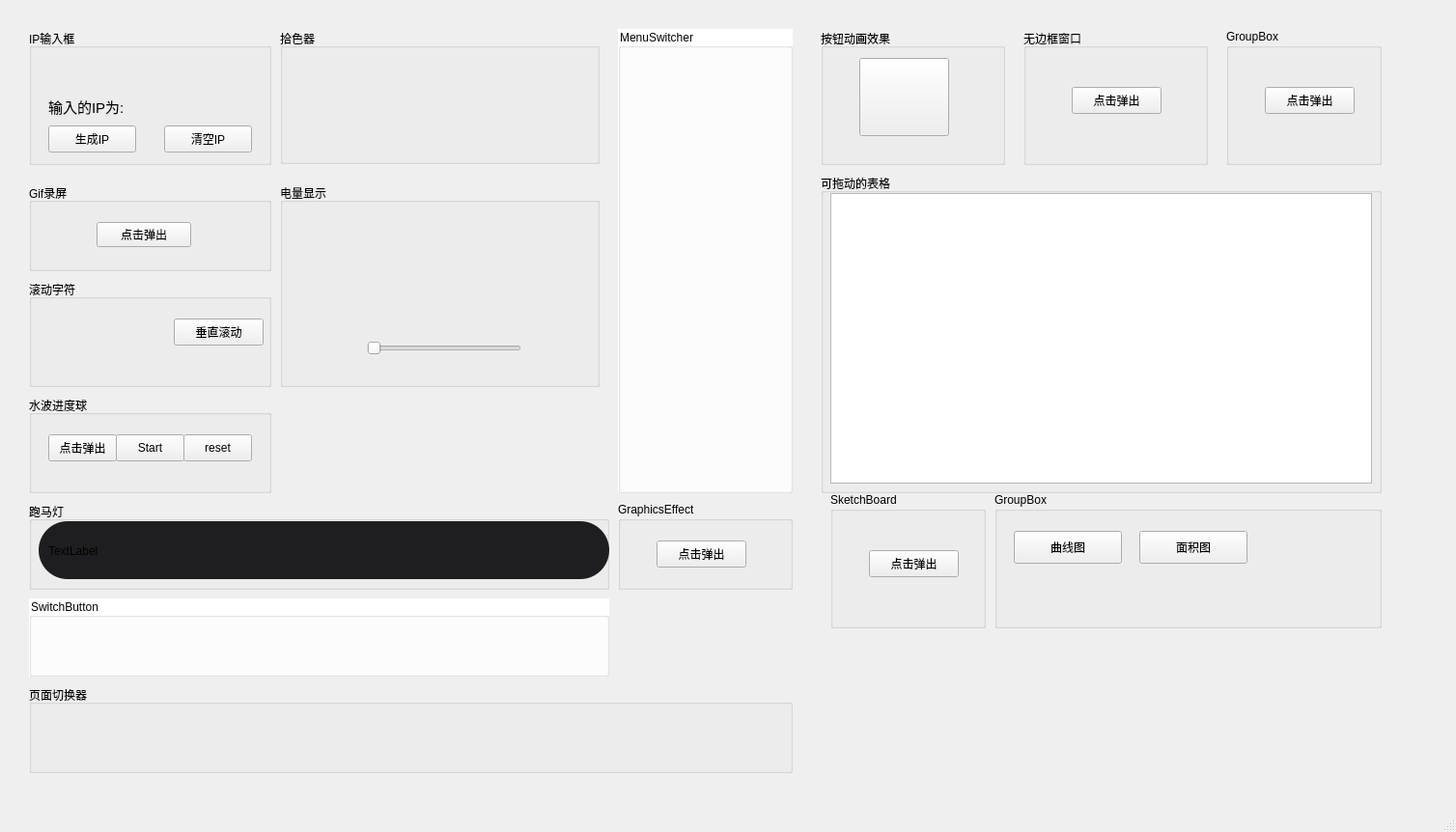
<?xml version="1.0" encoding="UTF-8"?>
<ui version="4.0">
 <class>MainWindow</class>
 <widget class="QMainWindow" name="MainWindow">
  <property name="geometry">
   <rect>
    <x>0</x>
    <y>0</y>
    <width>1508</width>
    <height>862</height>
   </rect>
  </property>
  <property name="windowTitle">
   <string>MainWindow</string>
  </property>
  <widget class="QWidget" name="centralwidget">
   <widget class="QGroupBox" name="groupBox">
    <property name="geometry">
     <rect>
      <x>30</x>
      <y>30</y>
      <width>251</width>
      <height>141</height>
     </rect>
    </property>
    <property name="title">
     <string>IP输入框</string>
    </property>
    <widget class="IPLineEdit" name="ipLineEdit" native="true">
     <property name="geometry">
      <rect>
       <x>20</x>
       <y>30</y>
       <width>211</width>
       <height>31</height>
      </rect>
     </property>
    </widget>
    <widget class="QPushButton" name="btn_makeIP">
     <property name="geometry">
      <rect>
       <x>20</x>
       <y>100</y>
       <width>91</width>
       <height>28</height>
      </rect>
     </property>
     <property name="text">
      <string>生成IP</string>
     </property>
    </widget>
    <widget class="QPushButton" name="btn_clearIP">
     <property name="geometry">
      <rect>
       <x>140</x>
       <y>100</y>
       <width>91</width>
       <height>28</height>
      </rect>
     </property>
     <property name="text">
      <string>清空IP</string>
     </property>
    </widget>
    <widget class="QLabel" name="label_ip">
     <property name="geometry">
      <rect>
       <x>110</x>
       <y>70</y>
       <width>121</width>
       <height>20</height>
      </rect>
     </property>
     <property name="text">
      <string/>
     </property>
    </widget>
    <widget class="QLabel" name="label">
     <property name="geometry">
      <rect>
       <x>20</x>
       <y>70</y>
       <width>81</width>
       <height>20</height>
      </rect>
     </property>
     <property name="font">
      <font>
       <pointsize>11</pointsize>
      </font>
     </property>
     <property name="text">
      <string>输入的IP为:</string>
     </property>
    </widget>
   </widget>
   <widget class="QGroupBox" name="groupBox_2">
    <property name="geometry">
     <rect>
      <x>290</x>
      <y>30</y>
      <width>331</width>
      <height>140</height>
     </rect>
    </property>
    <property name="title">
     <string>拾色器</string>
    </property>
    <widget class="ColorPicker" name="widgetColorPicker" native="true">
     <property name="geometry">
      <rect>
       <x>10</x>
       <y>20</y>
       <width>311</width>
       <height>108</height>
      </rect>
     </property>
    </widget>
   </widget>
   <widget class="QGroupBox" name="groupBox_3">
    <property name="geometry">
     <rect>
      <x>30</x>
      <y>190</y>
      <width>251</width>
      <height>91</height>
     </rect>
    </property>
    <property name="title">
     <string>Gif录屏</string>
    </property>
    <widget class="QPushButton" name="btn_gifPopup">
     <property name="geometry">
      <rect>
       <x>70</x>
       <y>40</y>
       <width>98</width>
       <height>26</height>
      </rect>
     </property>
     <property name="text">
      <string>点击弹出</string>
     </property>
    </widget>
   </widget>
   <widget class="QGroupBox" name="groupBox_4">
    <property name="geometry">
     <rect>
      <x>290</x>
      <y>190</y>
      <width>331</width>
      <height>211</height>
     </rect>
    </property>
    <property name="title">
     <string>电量显示</string>
    </property>
    <widget class="Battery" name="widgetBattery" native="true">
     <property name="geometry">
      <rect>
       <x>50</x>
       <y>50</y>
       <width>231</width>
       <height>81</height>
      </rect>
     </property>
    </widget>
    <widget class="QSlider" name="horizontalSliderBattery">
     <property name="geometry">
      <rect>
       <x>90</x>
       <y>160</y>
       <width>160</width>
       <height>22</height>
      </rect>
     </property>
     <property name="orientation">
      <enum>Qt::Horizontal</enum>
     </property>
    </widget>
   </widget>
   <widget class="QGroupBox" name="groupBox_5">
    <property name="geometry">
     <rect>
      <x>30</x>
      <y>290</y>
      <width>251</width>
      <height>111</height>
     </rect>
    </property>
    <property name="title">
     <string>滚动字符</string>
    </property>
    <widget class="ScrollText" name="widgetScrollText" native="true">
     <property name="geometry">
      <rect>
       <x>10</x>
       <y>30</y>
       <width>131</width>
       <height>51</height>
      </rect>
     </property>
    </widget>
    <widget class="QPushButton" name="btn_scrollText">
     <property name="geometry">
      <rect>
       <x>150</x>
       <y>40</y>
       <width>93</width>
       <height>28</height>
      </rect>
     </property>
     <property name="text">
      <string>垂直滚动</string>
     </property>
    </widget>
   </widget>
   <widget class="QGroupBox" name="groupBox_6">
    <property name="geometry">
     <rect>
      <x>30</x>
      <y>410</y>
      <width>251</width>
      <height>101</height>
     </rect>
    </property>
    <property name="title">
     <string>水波进度球</string>
    </property>
    <widget class="QPushButton" name="btn_sphericalProgressBarPop">
     <property name="geometry">
      <rect>
       <x>20</x>
       <y>40</y>
       <width>71</width>
       <height>28</height>
      </rect>
     </property>
     <property name="text">
      <string>点击弹出</string>
     </property>
    </widget>
    <widget class="QPushButton" name="btn_sphericalProgressBarStart">
     <property name="geometry">
      <rect>
       <x>90</x>
       <y>40</y>
       <width>71</width>
       <height>28</height>
      </rect>
     </property>
     <property name="text">
      <string>Start</string>
     </property>
    </widget>
    <widget class="QPushButton" name="btn_sphericalProgressBarReset">
     <property name="geometry">
      <rect>
       <x>160</x>
       <y>40</y>
       <width>71</width>
       <height>28</height>
      </rect>
     </property>
     <property name="text">
      <string>reset</string>
     </property>
    </widget>
   </widget>
   <widget class="QGroupBox" name="groupBox_7">
    <property name="geometry">
     <rect>
      <x>30</x>
      <y>520</y>
      <width>601</width>
      <height>91</height>
     </rect>
    </property>
    <property name="title">
     <string>跑马灯</string>
    </property>
    <widget class="QFrame" name="frame">
     <property name="geometry">
      <rect>
       <x>10</x>
       <y>20</y>
       <width>591</width>
       <height>60</height>
      </rect>
     </property>
     <property name="minimumSize">
      <size>
       <width>0</width>
       <height>60</height>
      </size>
     </property>
     <property name="styleSheet">
      <string notr="true">#frame
{
	background: #1E1E20;
	border-radius: 30px;
}</string>
     </property>
     <property name="frameShape">
      <enum>QFrame::StyledPanel</enum>
     </property>
     <property name="frameShadow">
      <enum>QFrame::Raised</enum>
     </property>
     <widget class="Marquee" name="labelMarquee">
      <property name="geometry">
       <rect>
        <x>10</x>
        <y>15</y>
        <width>571</width>
        <height>31</height>
       </rect>
      </property>
      <property name="styleSheet">
       <string notr="true"/>
      </property>
      <property name="text">
       <string>TextLabel</string>
      </property>
     </widget>
    </widget>
   </widget>
   <widget class="QGroupBox" name="groupBox_8">
    <property name="geometry">
     <rect>
      <x>30</x>
      <y>620</y>
      <width>601</width>
      <height>81</height>
     </rect>
    </property>
    <property name="palette">
     <palette>
      <active>
       <colorrole role="Button">
        <brush brushstyle="SolidPattern">
         <color alpha="255">
          <red>255</red>
          <green>255</green>
          <blue>255</blue>
         </color>
        </brush>
       </colorrole>
       <colorrole role="Base">
        <brush brushstyle="SolidPattern">
         <color alpha="255">
          <red>255</red>
          <green>255</green>
          <blue>255</blue>
         </color>
        </brush>
       </colorrole>
       <colorrole role="Window">
        <brush brushstyle="SolidPattern">
         <color alpha="255">
          <red>255</red>
          <green>255</green>
          <blue>255</blue>
         </color>
        </brush>
       </colorrole>
      </active>
      <inactive>
       <colorrole role="Button">
        <brush brushstyle="SolidPattern">
         <color alpha="255">
          <red>255</red>
          <green>255</green>
          <blue>255</blue>
         </color>
        </brush>
       </colorrole>
       <colorrole role="Base">
        <brush brushstyle="SolidPattern">
         <color alpha="255">
          <red>255</red>
          <green>255</green>
          <blue>255</blue>
         </color>
        </brush>
       </colorrole>
       <colorrole role="Window">
        <brush brushstyle="SolidPattern">
         <color alpha="255">
          <red>255</red>
          <green>255</green>
          <blue>255</blue>
         </color>
        </brush>
       </colorrole>
      </inactive>
      <disabled>
       <colorrole role="Button">
        <brush brushstyle="SolidPattern">
         <color alpha="255">
          <red>255</red>
          <green>255</green>
          <blue>255</blue>
         </color>
        </brush>
       </colorrole>
       <colorrole role="Base">
        <brush brushstyle="SolidPattern">
         <color alpha="255">
          <red>255</red>
          <green>255</green>
          <blue>255</blue>
         </color>
        </brush>
       </colorrole>
       <colorrole role="Window">
        <brush brushstyle="SolidPattern">
         <color alpha="255">
          <red>255</red>
          <green>255</green>
          <blue>255</blue>
         </color>
        </brush>
       </colorrole>
      </disabled>
     </palette>
    </property>
    <property name="styleSheet">
     <string notr="true">#groupBox_8{
	background-color:#ffffff;
}</string>
    </property>
    <property name="title">
     <string>SwitchButton</string>
    </property>
    <widget class="SwitchButton" name="widgetSwitchButton" native="true">
     <property name="geometry">
      <rect>
       <x>10</x>
       <y>30</y>
       <width>581</width>
       <height>35</height>
      </rect>
     </property>
    </widget>
   </widget>
   <widget class="QGroupBox" name="groupBox_9">
    <property name="geometry">
     <rect>
      <x>640</x>
      <y>30</y>
      <width>181</width>
      <height>481</height>
     </rect>
    </property>
    <property name="styleSheet">
     <string notr="true">#groupBox_9{
	background-color:#ffffff;
}</string>
    </property>
    <property name="title">
     <string>MenuSwitcher</string>
    </property>
    <widget class="MenuSwitcher" name="widgetMenuSwitcher" native="true">
     <property name="geometry">
      <rect>
       <x>40</x>
       <y>20</y>
       <width>101</width>
       <height>451</height>
      </rect>
     </property>
    </widget>
   </widget>
   <widget class="QGroupBox" name="groupBox_10">
    <property name="geometry">
     <rect>
      <x>640</x>
      <y>520</y>
      <width>181</width>
      <height>91</height>
     </rect>
    </property>
    <property name="title">
     <string>GraphicsEffect</string>
    </property>
    <widget class="QPushButton" name="btn_graphicsEffect">
     <property name="geometry">
      <rect>
       <x>40</x>
       <y>40</y>
       <width>93</width>
       <height>28</height>
      </rect>
     </property>
     <property name="text">
      <string>点击弹出</string>
     </property>
    </widget>
   </widget>
   <widget class="QGroupBox" name="groupBox_11">
    <property name="geometry">
     <rect>
      <x>30</x>
      <y>710</y>
      <width>791</width>
      <height>91</height>
     </rect>
    </property>
    <property name="styleSheet">
     <string notr="true"/>
    </property>
    <property name="title">
     <string>页面切换器</string>
    </property>
    <widget class="PageSwitcher" name="widgetPageSwitcher" native="true">
     <property name="geometry">
      <rect>
       <x>30</x>
       <y>20</y>
       <width>731</width>
       <height>61</height>
      </rect>
     </property>
    </widget>
   </widget>
   <widget class="QGroupBox" name="groupBox_12">
    <property name="geometry">
     <rect>
      <x>850</x>
      <y>30</y>
      <width>191</width>
      <height>141</height>
     </rect>
    </property>
    <property name="title">
     <string>按钮动画效果</string>
    </property>
    <widget class="AnimationButton" name="btn_animationButton">
     <property name="geometry">
      <rect>
       <x>40</x>
       <y>30</y>
       <width>93</width>
       <height>81</height>
      </rect>
     </property>
     <property name="text">
      <string/>
     </property>
    </widget>
   </widget>
   <widget class="QGroupBox" name="groupBox_13">
    <property name="geometry">
     <rect>
      <x>850</x>
      <y>180</y>
      <width>581</width>
      <height>331</height>
     </rect>
    </property>
    <property name="title">
     <string>可拖动的表格</string>
    </property>
    <widget class="MovableTableView" name="tableViewMovable">
     <property name="geometry">
      <rect>
       <x>10</x>
       <y>20</y>
       <width>561</width>
       <height>301</height>
      </rect>
     </property>
    </widget>
   </widget>
   <widget class="QGroupBox" name="groupBox_14">
    <property name="geometry">
     <rect>
      <x>1060</x>
      <y>30</y>
      <width>191</width>
      <height>141</height>
     </rect>
    </property>
    <property name="title">
     <string>无边框窗口</string>
    </property>
    <widget class="QPushButton" name="btnFrameLess">
     <property name="geometry">
      <rect>
       <x>50</x>
       <y>60</y>
       <width>93</width>
       <height>28</height>
      </rect>
     </property>
     <property name="text">
      <string>点击弹出</string>
     </property>
    </widget>
   </widget>
   <widget class="QGroupBox" name="groupBox_15">
    <property name="geometry">
     <rect>
      <x>1270</x>
      <y>30</y>
      <width>161</width>
      <height>141</height>
     </rect>
    </property>
    <property name="title">
     <string>GroupBox</string>
    </property>
    <widget class="QPushButton" name="btnMenu">
     <property name="geometry">
      <rect>
       <x>40</x>
       <y>60</y>
       <width>93</width>
       <height>28</height>
      </rect>
     </property>
     <property name="text">
      <string>点击弹出</string>
     </property>
    </widget>
   </widget>
   <widget class="QGroupBox" name="groupBox_16">
    <property name="geometry">
     <rect>
      <x>860</x>
      <y>510</y>
      <width>161</width>
      <height>141</height>
     </rect>
    </property>
    <property name="title">
     <string>SketchBoard</string>
    </property>
    <widget class="QPushButton" name="btnSketchBoard">
     <property name="geometry">
      <rect>
       <x>40</x>
       <y>60</y>
       <width>93</width>
       <height>28</height>
      </rect>
     </property>
     <property name="text">
      <string>点击弹出</string>
     </property>
    </widget>
   </widget>
   <widget class="QGroupBox" name="groupBox_17">
    <property name="geometry">
     <rect>
      <x>1030</x>
      <y>510</y>
      <width>401</width>
      <height>141</height>
     </rect>
    </property>
    <property name="title">
     <string>GroupBox</string>
    </property>
    <widget class="QPushButton" name="btn_curveChart">
     <property name="geometry">
      <rect>
       <x>20</x>
       <y>40</y>
       <width>112</width>
       <height>34</height>
      </rect>
     </property>
     <property name="text">
      <string>曲线图</string>
     </property>
    </widget>
    <widget class="QPushButton" name="btn_areaChart">
     <property name="geometry">
      <rect>
       <x>150</x>
       <y>40</y>
       <width>112</width>
       <height>34</height>
      </rect>
     </property>
     <property name="text">
      <string>面积图</string>
     </property>
    </widget>
   </widget>
  </widget>
  <widget class="QMenuBar" name="menubar">
   <property name="geometry">
    <rect>
     <x>0</x>
     <y>0</y>
     <width>1508</width>
     <height>30</height>
    </rect>
   </property>
  </widget>
  <widget class="QStatusBar" name="statusbar"/>
  <action name="actionAddRow">
   <property name="text">
    <string>添加行</string>
   </property>
  </action>
  <action name="actionDeleteRow">
   <property name="text">
    <string>删除行</string>
   </property>
  </action>
  <action name="actionClearTable">
   <property name="text">
    <string>清空</string>
   </property>
  </action>
 </widget>
 <customwidgets>
  <customwidget>
   <class>IPLineEdit</class>
   <extends>QWidget</extends>
   <header>iplineedit.h</header>
   <container>1</container>
  </customwidget>
  <customwidget>
   <class>ColorPicker</class>
   <extends>QWidget</extends>
   <header>ColorPicker.h</header>
   <container>1</container>
  </customwidget>
  <customwidget>
   <class>Battery</class>
   <extends>QWidget</extends>
   <header>Battery.h</header>
   <container>1</container>
  </customwidget>
  <customwidget>
   <class>ScrollText</class>
   <extends>QWidget</extends>
   <header>ScrollText.h</header>
   <container>1</container>
  </customwidget>
  <customwidget>
   <class>Marquee</class>
   <extends>QLabel</extends>
   <header>Marquee.h</header>
  </customwidget>
  <customwidget>
   <class>SwitchButton</class>
   <extends>QWidget</extends>
   <header>SwitchButton.h</header>
   <container>1</container>
  </customwidget>
  <customwidget>
   <class>MenuSwitcher</class>
   <extends>QWidget</extends>
   <header>MenuSwitcher.h</header>
   <container>1</container>
  </customwidget>
  <customwidget>
   <class>PageSwitcher</class>
   <extends>QWidget</extends>
   <header>PageSwitcher.h</header>
   <container>1</container>
  </customwidget>
  <customwidget>
   <class>AnimationButton</class>
   <extends>QPushButton</extends>
   <header>AnimationButton.h</header>
  </customwidget>
  <customwidget>
   <class>MovableTableView</class>
   <extends>QTableView</extends>
   <header>MovableTableView.h</header>
  </customwidget>
 </customwidgets>
 <resources/>
 <connections/>
</ui>
